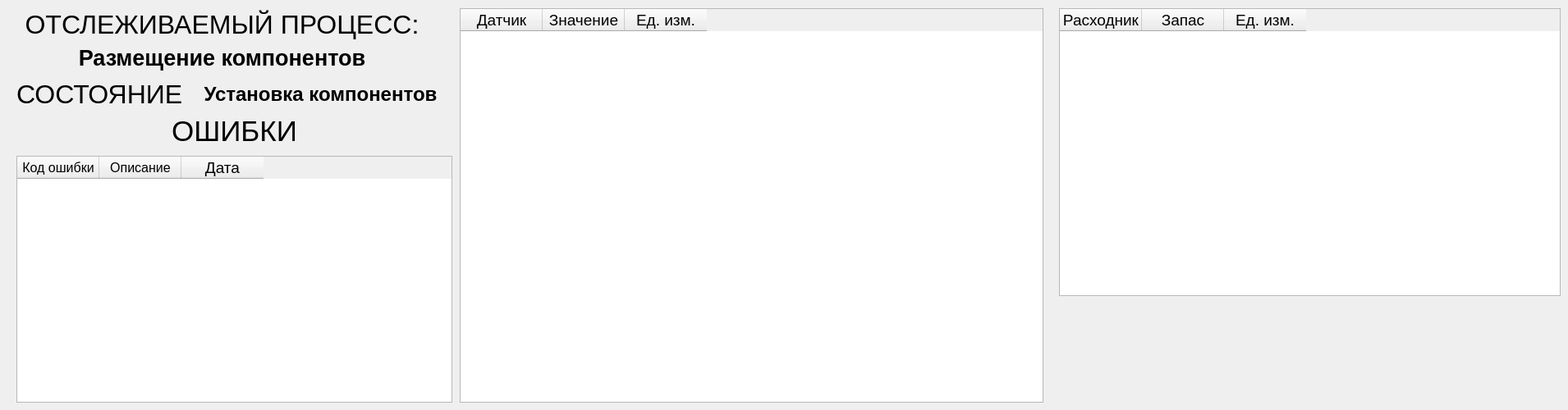
    <widget class="QWidget" name="page_pick_place">
     <widget class="QLabel" name="label_pick_process">
      <property name="geometry">
       <rect>
        <x>20</x>
        <y>0</y>
        <width>501</width>
        <height>61</height>
       </rect>
      </property>
      <property name="font">
       <font>
        <family>Segoe UI</family>
        <pointsize>28</pointsize>
       </font>
      </property>
      <property name="text">
       <string>&lt;html&gt;&lt;head/&gt;&lt;body&gt;&lt;p&gt;&lt;span style=&quot; font-size:24pt;&quot;&gt;ОТСЛЕЖИВАЕМЫЙ ПРОЦЕСС:&lt;/span&gt;&lt;/p&gt;&lt;/body&gt;&lt;/html&gt;</string>
      </property>
      <property name="alignment">
       <set>Qt::AlignCenter</set>
      </property>
     </widget>
     <widget class="QTableWidget" name="table_pick_err">
      <property name="geometry">
       <rect>
        <x>20</x>
        <y>190</y>
        <width>531</width>
        <height>301</height>
       </rect>
      </property>
      <property name="font">
       <font>
        <pointsize>14</pointsize>
       </font>
      </property>
      <property name="accessibleDescription">
       <string/>
      </property>
      <property name="layoutDirection">
       <enum>Qt::LeftToRight</enum>
      </property>
      <property name="autoFillBackground">
       <bool>false</bool>
      </property>
      <property name="styleSheet">
       <string notr="true"/>
      </property>
      <column>
       <property name="text">
        <string>Код ошибки</string>
       </property>
       <property name="font">
        <font>
         <pointsize>12</pointsize>
        </font>
       </property>
       <property name="textAlignment">
        <set>AlignCenter</set>
       </property>
      </column>
      <column>
       <property name="text">
        <string>Описание</string>
       </property>
       <property name="font">
        <font>
         <pointsize>12</pointsize>
        </font>
       </property>
       <property name="textAlignment">
        <set>AlignCenter</set>
       </property>
      </column>
      <column>
       <property name="text">
        <string>Дата</string>
       </property>
      </column>
     </widget>
     <widget class="QLabel" name="label_pick_curr_state">
      <property name="geometry">
       <rect>
        <x>220</x>
        <y>90</y>
        <width>341</width>
        <height>51</height>
       </rect>
      </property>
      <property name="font">
       <font>
        <family>Segoe UI</family>
        <pointsize>20</pointsize>
       </font>
      </property>
      <property name="layoutDirection">
       <enum>Qt::LeftToRight</enum>
      </property>
      <property name="text">
       <string>&lt;html&gt;&lt;head/&gt;&lt;body&gt;&lt;p&gt;&lt;span style=&quot; font-size:18pt; font-weight:600;&quot;&gt;Установка компонентов&lt;/span&gt;&lt;/p&gt;&lt;/body&gt;&lt;/html&gt;</string>
      </property>
      <property name="alignment">
       <set>Qt::AlignCenter</set>
      </property>
      <property name="wordWrap">
       <bool>false</bool>
      </property>
     </widget>
     <widget class="QLabel" name="label_pick_curr_process">
      <property name="geometry">
       <rect>
        <x>20</x>
        <y>50</y>
        <width>501</width>
        <height>41</height>
       </rect>
      </property>
      <property name="font">
       <font>
        <family>Segoe UI</family>
        <pointsize>20</pointsize>
       </font>
      </property>
      <property name="layoutDirection">
       <enum>Qt::LeftToRight</enum>
      </property>
      <property name="text">
       <string>&lt;html&gt;&lt;head/&gt;&lt;body&gt;&lt;p align=&quot;center&quot;&gt;&lt;span style=&quot; font-weight:600;&quot;&gt;Размещение компонентов&lt;/span&gt;&lt;/p&gt;&lt;/body&gt;&lt;/html&gt;</string>
      </property>
      <property name="alignment">
       <set>Qt::AlignCenter</set>
      </property>
      <property name="wordWrap">
       <bool>false</bool>
      </property>
     </widget>
     <widget class="QLabel" name="label_pick_err">
      <property name="geometry">
       <rect>
        <x>20</x>
        <y>140</y>
        <width>531</width>
        <height>41</height>
       </rect>
      </property>
      <property name="font">
       <font>
        <family>Segoe UI</family>
        <pointsize>28</pointsize>
       </font>
      </property>
      <property name="text">
       <string>&lt;html&gt;&lt;head/&gt;&lt;body&gt;&lt;p&gt;&lt;span style=&quot; font-size:26pt;&quot;&gt;ОШИБКИ&lt;/span&gt;&lt;/p&gt;&lt;/body&gt;&lt;/html&gt;</string>
      </property>
      <property name="alignment">
       <set>Qt::AlignCenter</set>
      </property>
     </widget>
     <widget class="QTableWidget" name="table_pick_material">
      <property name="geometry">
       <rect>
        <x>1290</x>
        <y>10</y>
        <width>611</width>
        <height>351</height>
       </rect>
      </property>
      <property name="font">
       <font>
        <pointsize>14</pointsize>
       </font>
      </property>
      <column>
       <property name="text">
        <string>Расходник</string>
       </property>
       <property name="font">
        <font>
         <pointsize>14</pointsize>
        </font>
       </property>
       <property name="textAlignment">
        <set>AlignCenter</set>
       </property>
      </column>
      <column>
       <property name="text">
        <string>Запас</string>
       </property>
       <property name="font">
        <font>
         <pointsize>14</pointsize>
        </font>
       </property>
       <property name="textAlignment">
        <set>AlignCenter</set>
       </property>
      </column>
      <column>
       <property name="text">
        <string>Ед. изм.</string>
       </property>
       <property name="font">
        <font>
         <pointsize>14</pointsize>
        </font>
       </property>
       <property name="textAlignment">
        <set>AlignCenter</set>
       </property>
      </column>
     </widget>
     <widget class="QTableWidget" name="table_pick_sensor">
      <property name="geometry">
       <rect>
        <x>560</x>
        <y>10</y>
        <width>711</width>
        <height>481</height>
       </rect>
      </property>
      <property name="font">
       <font>
        <pointsize>14</pointsize>
       </font>
      </property>
      <property name="accessibleDescription">
       <string/>
      </property>
      <property name="layoutDirection">
       <enum>Qt::LeftToRight</enum>
      </property>
      <property name="autoFillBackground">
       <bool>false</bool>
      </property>
      <column>
       <property name="text">
        <string>Датчик</string>
       </property>
      </column>
      <column>
       <property name="text">
        <string>Значение</string>
       </property>
      </column>
      <column>
       <property name="text">
        <string>Ед. изм.</string>
       </property>
      </column>
     </widget>
     <widget class="QLabel" name="label_pick_state">
      <property name="geometry">
       <rect>
        <x>20</x>
        <y>90</y>
        <width>201</width>
        <height>51</height>
       </rect>
      </property>
      <property name="font">
       <font>
        <family>Segoe UI</family>
        <pointsize>28</pointsize>
       </font>
      </property>
      <property name="text">
       <string>&lt;html&gt;&lt;head/&gt;&lt;body&gt;&lt;p&gt;&lt;span style=&quot; font-size:24pt;&quot;&gt;СОСТОЯНИЕ:&lt;/span&gt;&lt;/p&gt;&lt;/body&gt;&lt;/html&gt;</string>
      </property>
      <property name="alignment">
       <set>Qt::AlignCenter</set>
      </property>
     </widget>
    </widget>
